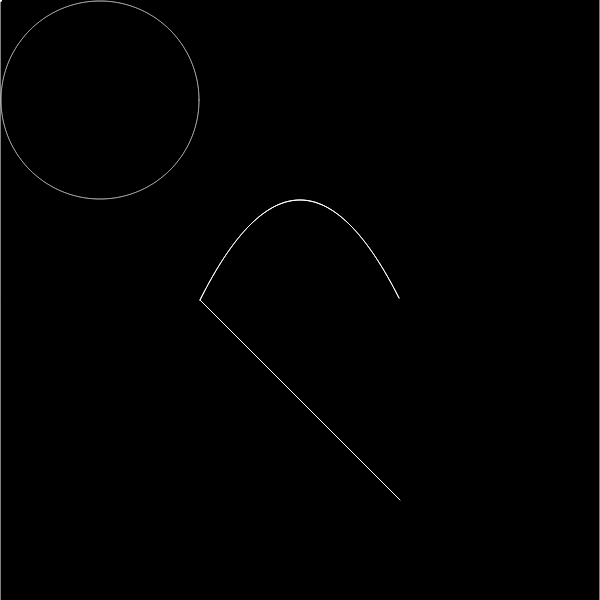
Frame 1 (no input)
Frame 60 (no input): identical to frame 1, image omitted
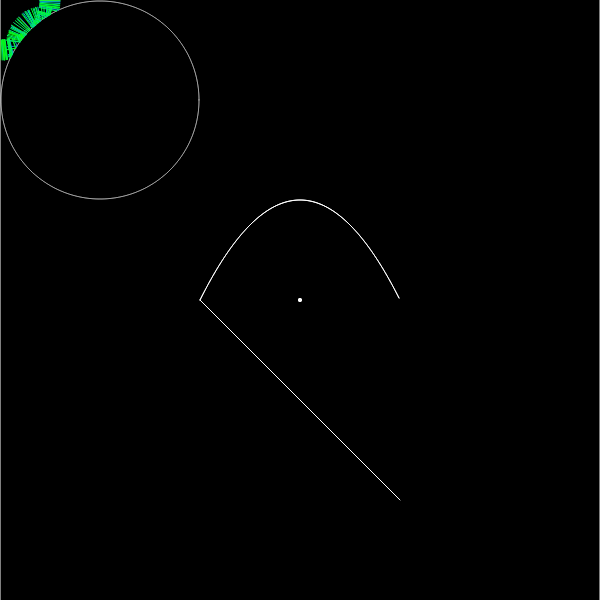
Frame 120 (the mouse pressed at the canvas centre since frame 60)

The p5.js sketch that drew these frames (run headless with seeded random() and noise() and a simulated clock; from frame 60 on, the mouse is pressed at the canvas centre):

// p5.js sketch
// ── sketch.js

var light = [];
var particle;
//var scl = 20;
//var wall = [];
var wall = new Container();
var i = 0;
var food;
var shape;
var dots = [];
var photon_limit = 2000;
var q = [];

function setup() {
  createCanvas(600, 600);
  /*wall = [new Boundary(100,200,400,500), new Boundary(300,200,500,500), new Boundary(300,200,400,500)];
  for(let i=0; i< 3; i++) {
    wall.push(new Boundary(random(600),random(600),random(600),random(600)));
  }*/

  //wall.push(new Boundary(0,0,600,0));
  wall.push(new Boundary(600,0,600,600));
  //wall.push(new Boundary(600,600,0,600));
  wall.push(new Boundary(0,600,0,0));
  
  //Erases photons going outside viewer
  let no_mirror = {'mirror':false}
  wall.push(new Boundary(-10,-10,610,-10,no_mirror));
  wall.push(new Boundary(610,-10,610,610,no_mirror));
  wall.push(new Boundary(610,610,-10,610,no_mirror));
  wall.push(new Boundary(-10,610,-10,-10,no_mirror));


  particle = new Particle();
  shape = new Polynomial(.01,0,0,0,width/2,height/2 -100,-100,100);
  wall.push(shape);
  wall.push(new Boundary(200,300,400,500));
  
  //wall.push(new Boundary(100,200,400,500));
  wall.push(new Circle(100,100,99,true));
}


let xxi = 10000;
function draw() {
  background(0);
  wall.show();
  /*for(w of wall) {
    w.show();
  }*/
  shape.show();
  particle.updatePos(mouseX,mouseY);
  particle.show();
  var  d;
  for(d of dots) {
    d.show();
  }
  while(dots.length > 200) {
    dots.shift();
  }
  
  /*let fun = distanceToLine(particle.pos, vect2d(100,200),vect2d(300,300));
  fill(255);
  ellipse(fun.x,fun.y,6,6);
  if(xxi > 99) {
    console.log(fun.dist);
  }*/

  //let fun_dir = {x:1,y:1};
  //let fun = mirrorReflect(fun_dir,{x: particle.pos.x - 300,y: particle.pos.y - 300});
  //line(300,300, particle.pos.x,particle.pos.y);
  //line(300,300, fun.x*30 + 300,fun.y*30 + 300);
  //line(300,300, fun_dir.x*30 + 300,fun_dir.y*30 + 300);
  //particle.castDot(wall);
  //ellipse(100,i++,8,8);
  
  
  /*itime ++;
  if( itime > LARGEST_TIME_UNIT) { 
    itime=0;
  }*/
  time_step();

  const angle = random(3600)/10;
  /*var g = new Ray(particle.pos, angle);
  const p = g.totalCast(wall);
  */let new_dir = p5.Vector.fromAngle(radians(angle));/*
  if(p) {
    if(xxi++ > 100) {
      xxi = 0;
      q.push([particle.pos,new_dir,wall]);
      //light.push(new Photon(particle.pos,new_dir,wall, 1));
  }}*/
  if(xxi++ > 100) {
    xxi = 0;
    q.push([particle.pos,new_dir,wall]);
  }
  for(l of light) {
    if(l.show() && l.iteration <= 10/*random() > .12*/) {
      /*let new_photon = l.reflection();
      if( new_photon) {
        light.push(new_photon);
      }*/
      const check_var = l.reflectionArr();
      if(check_var.length > 0) {
        q.push(check_var);
      }
      
    }
  }
  let ph;
  for( ph of light) {
    if(q.length == 0) {
      break;
    }
    if(ph.impacted) {
      if( q[0][0] == null) {
        q.shift();
        continue;
      }
      ph.reset(...q.shift());
    }
  }
  while(light.length < photon_limit) {
    if(q.length == 0) {
      break;
    }
    if( q[0][0] == null) {
      q.shift();
      continue;
    }
    light.push(new Photon(...q.shift()));
  }
  /*
  if(light.length > 0) {
    while( light[0].impacted){
      light.shift();
      if(light.length == 0) {
        break;
      }
    }
    while( light.length > 3550) {
      light.shift();
    }
  }*/

}

function mousePressed() {
  let new_pos = vect2d(particle.pos.x, particle.pos.y);
  for(let i = 0; i< 999; i++) {
    const angle = random(36000)/100;
    //var g = new Ray(particle.pos, angle);
    //const p = g.totalCast(wall);
    const p = 1;
    let new_dir = p5.Vector.fromAngle(radians(angle));
    if(p) {
      if(xxi++ > 1) {
        xxi = 0;
        q.push([new_pos,new_dir,wall, 1, itime]);
        //light.push(new Photon(particle.pos,new_dir,wall, 1));
      }
    }
  }
  q.push([new_pos,vect2d(0,1),wall, 1, itime]);
  q.push([new_pos,vect2d(0,-1),wall, 1, itime]);
  q.push([new_pos,vect2d(1,0),wall, 1, itime]);
  q.push([new_pos,vect2d(-1,0),wall, 1, itime]);
  /*
  light.push(new Photon(particle.pos,vect2d(0,1),wall, 1));
  light.push(new Photon(particle.pos,vect2d(0,-1),wall, 1));
  light.push(new Photon(particle.pos,vect2d(1,0),wall, 1));
  light.push(new Photon(particle.pos,vect2d(-1,0),wall, 1));
  */
}

// ── light.js
var MAX_POSS_DISTANCE = 1300;

class Particle {
    constructor() {
        this.pos = createVector(width / 2 , height / 2);
        this.rays = [];
        for(let i=0; i < 360; i += 5) {
            //this.rays.push(new Ray(this.pos.x, this.pos.y, i * 3.1415926535 / 180));
            this.rays.push(new Ray(this.pos, i * 3.1415926535 / 180));
        }
    }

    show() {
        fill(255);
        ellipse(this.pos.x,this.pos.y,3,3);
        for(let ray of this.rays) {
            ray.show();
        }
    }

    updatePos(x,y) {
        this.pos.x = x;
        this.pos.y = y;
    }

    castDot(walls) {
        for(let ray of this.rays) {
            //let pt = ray.cast(walls[0]);
            const pt = ray.totalCast(walls);
            if(pt) {
                fill(255);
                ellipse(pt.x,pt.y,4,4);
                line(pt.x,pt.y,this.pos.x,this.pos.y);
            }
        }
    }
}

class Ray {
    constructor(pos, angle ) {
        this.pos = pos;//createVector(x1,y1);
        this.dir = p5.Vector.fromAngle(angle);
    }

    lookAt(x,y) {
        this.dir.x = x - this.pos.x;
        this.dir.y = y - this.pos.y;
        this.dir.normalize();
    }

    show() {
        push();
        stroke(255);
        translate(this.pos.x,this.pos.y);
        line(0,0,this.dir.x,this.dir.y);
        pop();
    }

    totalCast(walls) {
        if( Array.isArray(walls)) {
            let min_distance = Infinity;
            let closest_pt = null;
            for( let w of walls) {
                const pt = this.cast(w);
                if(pt) {
                    const sum_squares = pow((pt.x - this.pos.x), 2) + pow((pt.y - this.pos.y), 2);
                    //console.log(sum_squares);
                    //min_distance = min(min_distance, sum_squares);
                    if( sum_squares < min_distance) {
                        closest_pt = pt;
                        min_distance = sum_squares;
                    }
                }
            }
            return closest_pt;
        } else {
            return this.cast(walls);
        }
    }

    cast(wall) {
        const x1 = wall.a.x;
        const y1 = wall.a.y;
        const x2 = wall.b.x;
        const y2 = wall.b.y;
        const x3 = this.pos.x;
        const y3 = this.pos.y;
        const x4 = this.pos.x + this.dir.x;
        const y4 = this.pos.y + this.dir.y;
        
        
        const den = (x1-x2)*(y3-y4) - (y1-y2)*(x3-x4);
        if(den == 0) {
            return;
        }
        const t = ((x1-x3)*(y3-y4) - (y1-y3)*(x3-x4)) / den;
        const u = -((x1-x2)*(y1-y3) - (y1-y2)*(x1-x3)) / den;

        if (t > 0 && t < 1 && u > 0) {
            const pt = createVector();
            pt.x = x1 + t * (x2 - x1);
            pt.y = y1 + t * (y2 - y1);
            return pt;
        } else {
            return
        }

    }
}

function vect2d(x,y) {
    /*this.x = x;
    this.y = y;*/
    return {'x': x, 'y': y};
}

class Boundary {
    constructor(x1,y1,x2,y2, material) {
        this.a = vect2d(x1,y1);
        this.b = vect2d(x2,y2);
        this.material = material;
        this.mirror = material == null ? true : material.mirror;
    }


    direction() {
        if(this.mirror == false) {
            return null;
        }
        let direction = vect2d(0,0);
        direction.x = this.a.x - this.b.x;
        direction.y = this.a.y - this.b.y;
        return direction;
    }

    show() {
        stroke(255);
        line(this.a.x,this.a.y,this.b.x,this.b.y);
    }
    
    cast(pos,dir) {
        const x1 = this.a.x;
        const y1 = this.a.y;
        const x2 = this.b.x;
        const y2 = this.b.y;
        const x3 = pos.x;
        const y3 = pos.y;
        const x4 = pos.x + dir.x;
        const y4 = pos.y + dir.y;
        
        
        const den = (x1-x2)*(y3-y4) - (y1-y2)*(x3-x4);
        if(den == 0) {
            return;
        }
        const t = ((x1-x3)*(y3-y4) - (y1-y3)*(x3-x4)) / den;
        const u = -((x1-x2)*(y1-y3) - (y1-y2)*(x1-x3)) / den;

        if (t > 0 && t < 1 && u > 0) {
            //return u;
            //let col_pt = vect2d( pos.x + dir.x * u, pos.y + dir.y * u);
            
            return {'dist': u, 'reflect': this.direction()}
            //return {'dist': dist, 'pt': pt, 'reflect': reflectVector(x,y)}
            //{'dist': u, 'reflectVector': this.reflectVector()}
        } else {
            return;
        }

    }

}

function distSquared(x1,y1,x2,y2) {
    return pow(x1-x2,2) + pow(y1-y2,2);
}

class Dot {
    constructor(x,y,r) {
        this.x = x;
        this.y = y;
        this.r = r;
    }

    show() {
        fill(255);
        ellipse(this.x,this.y,this.r,this.r);
    }
}

class Polynomial {
    constructor(a,b,c, rotation, x,y, start,stop,mirror) {
        this.a = a;
        this.b = b - 2*a*x;//b;
        this.c = a*x*x - b*x + y + c//c;
        this.rotation = rotation;
        this.pos = {'x': x, 'y': y};
        this.start = start + x;
        this.stop = stop + x;
        this.length = stop - start;
        this.mirror = mirror == null ? true : mirror;
    }

    reflectVector(x,y) {
        if(this.mirror == false) {
            return null;
        }
        const m = this.a * 2 * x + this.b;
        return vect2d(1,m); //{'x': 1, 'y': m};
    }

    roots(pos, dir) {
        if(dir.x == 0) {
            return [pos.x];
        }
        const m = dir.y / dir.x;
        const b_intercept = pos.y - m * pos.x;
        const a = this.a;
        const b = this.b - m;
        const c = this.c - b_intercept;
        let inner = pow(b,2) - 4 * a * c;
        if(inner < 0) {
            return [null];
        }
        inner = pow(inner, 0.5);
        const x1 = (inner - b) / (2*a);
        const x2 = (-inner - b) / (2*a);
        let tem = [];
        tem.push(x1);
        tem.push(x2);
        /*if(! Array.isArray(tem)) {
            console.log([pos,dir]);
            //temp = [temp];
        }*/
        return tem;
        //return [x1, x2];
    }
    
    cast(pos, dir) {
        //Return distance as well as a pretend wall for this point
        
        let min_distance = Infinity;
        let pt = {'x': null, 'y': null};
        //let temp = this.roots(pos,dir);
        
        var x;
        for( x of this.roots(pos,dir)/*[x1,x2]*/) {
            if(this.start > x || this.stop < x) {
                continue;
            }
            let y = this.polyFun(x);
            let new_dist = distSquared(x,y,pos.x,pos.y);
            if(new_dist < min_distance && (x - pos.x) * dir.x >= 0 && (y - pos.y) * dir.y >= 0) {
                min_distance = new_dist;
                pt.x = x;
                pt.y = y;
            } 
        }
        //console.log(min_distance, pt);
        if(min_distance == Infinity) {
            return;
        }
        //dots.push(new Dot(pt.x,pt.y,5));
        const dist = pow(min_distance, 0.5);
        return {'dist': dist, 'reflect': this.reflectVector(pt.x,pt.y)};
    }

    polyFun(v) {
        return this.a * pow(v, 2) + this.b * (v) + this.c;
    }

    show() {
        stroke(255);
        noFill();
        beginShape();
        for(let i=0;i<this.length; i++){
            let x0 = i + this.start;
            let y0 = this.polyFun(x0);
            vertex(x0,y0);
        }
        endShape();
    }
}

function closestPtLine(pt, pos,dir) {
    if(dir.x == 0) {
        return vect2d(pos.x,pt.y);
    }
    if(dir.y == 0) {
        return vect2d(pt.x,pos.y);
    }
}

function distanceToLine(pt,pos,dir) {
    const x1 = pt.x;
    const y1 = pt.y;
    const x2 = pt.x - dir.y;
    const y2 = pt.y + dir.x;
    const x3 = pos.x;
    const y3 = pos.y;
    const x4 = pos.x + dir.x;
    const y4 = pos.y + dir.y;
    
    const den = (x1-x2)*(y3-y4) - (y1-y2)*(x3-x4);
    if(den == 0) {
        return;
    }
    const t = ((x1-x3)*(y3-y4) - (y1-y3)*(x3-x4)) / den;
    const u = -((x1-x2)*(y1-y3) - (y1-y2)*(x1-x3)) / den;
    return {'dist': t, 'x': pt.x - t * dir.y, 'y': pt.y + t * dir.x, 'from_pt': u};
}


class Circle {
    constructor(x,y,r,mirror) {
        this.x=x;
        this.y=y;
        this.r=r;
        this.r2 = r*r;
        this.pt = vect2d(x,y);
        this.mirror=mirror == null ? true : mirror;
        this.wall; 
    }

    reflectVector(x,y) {
        if(this.mirror == false) {
            return null;
        }
        return vect2d(2 * (y - this.y),(-2) * (x - this.x)); //{'x': 1, 'y': m};
    }

    roots(pos, dir) {
        let calc = distanceToLine(this.pt,pos,dir);
        if(calc.dist > this.r) {
            return;
        }
        const side_length = pow(this.r2 - pow(calc.dist,2),0.5);
        let total_legth = null;
        let value = calc.from_pt - side_length;
        if(value >= 0) {
             return value;
        }
        value = calc.from_pt + side_length;
        if(value >= 0) {
             return value;
        }
        return;
    }

    cast(pos, dir) {
        let dist = this.roots(pos, dir);
        if(dist == null){
            return;
        }
        let x = pos.x + dir.x * dist;
        let y = pos.y + dir.y * dist;
        //dots.push(new Dot(pt.x,pt.y,5));
        return {'dist': dist, 'reflect': this.reflectVector(x,y)};
    }

    show() {
        stroke(255);
        noFill();
        beginShape();
        for(let i=0; i<= 6.283; i += .001) {
            let r = this.r;
            let x = cos(i)*r;
            let y = sin(i) * r;
            vertex(x + this.x,y + this.y);
        }
        endShape();
    }
}


class Container {
    constructor(x,y,rotation,scale) {
        this.x=x;
        this.y=y;
        this.rotation=rotation;
        this.scale = scale;
        this.items = [];
        this.matrix;
    }

    push(item) {
        this.items.push(item);
    }

    cast(pos, dir) {
        let item;
        let min_distance = Infinity;
        let calc_pt;
        for(item of this.items) {
            let pt_calc = item.cast(pos,dir);
            if(pt_calc) {
                const dist = pt_calc.dist;
                if( dist < min_distance) {
                    min_distance = dist;
                    calc_pt = pt_calc;
                }
            }
        }
        if(min_distance == Infinity) {
            //Fail distance
            return {'dist':MAX_POSS_DISTANCE, 'reflect': null};
        }
        return {'dist': min_distance, 'reflect': calc_pt.reflect};
        
    }

    show() {
        let item;
        for(item of this.items) {
            item.show(this.matrix);
        }
    }
}
// ── photon.js
var scl = 1;
var LARGEST_TIME_UNIT = 1000000;
var itime = 0;

function time_step() {
    itime ++;
    if(itime > LARGEST_TIME_UNIT) {
        itime = 0;
    }
}

function mirrorReflect(dir, mirror_dir) {
    let new_dir = createVector();
    //console.log(dir);
    if( mirror_dir.x == 0) {
        new_dir.x = -dir.x;
        new_dir.y = dir.y;
        return new_dir;
    }
    const m_mirror = mirror_dir.y / mirror_dir.x;
    //console.log(m_mirror);
    const x0 = dir.x;
    const y0 = dir.y;
    const m2 = pow(m_mirror,2);
    const x_f = ((1-m2) * x0 + 2 * m_mirror * y0) / (m2 + 1);
    const y_f = (-(1-m2) * y0 + 2 * m_mirror * x0) / (m2 + 1);
    new_dir.x = x_f;
    new_dir.y = y_f;
    //console.log(new_dir);
    return new_dir;
}
var freq = 450;


class Photon {
    constructor(pos, angle, wall, iteration, time_set, freq_s) {
        this.reset(pos, angle, wall, iteration, time_set, freq_s);
    }
    
    reset(pos, angle, wall, iteration, time_set, freq_s) {
        freq = freq + 0.3;
        if (freq > 700) {
            freq = 450;
        }
        /*this.pos = createVector();
        this.pos.x = pos.x;
        this.pos.y = pos.y;*/
        this.pos = {'x': pos.x, 'y': pos.y};
        this.dir = angle;
        this.iteration = iteration ? iteration : 1;
        this.origin_pt = this.pos;
        this.dist_travel = this.castEnviron(wall);
        this.collision_pt = this.findPt(pos,this.dist_travel - 0.000001);
        this.refraction_pt = this.findPt(pos,this.dist_travel + 0.000001);
        //dots.push(new Dot(this.collision_pt.x,this.collision_pt.y,5));
        this.freqs;
        this.freq = freq_s ? freq_s : freq;
        this.length = 20;
        this.color = colorFreq(this.freq);//color(random()*55+200,66,66);
        //this.time_i = 0;
        this.time_paused = time_set ? time_set: itime;
        this.time_i = itime - this.time_paused;
        if(this.time_i < 0) {
            this.time_i = this.time_i + LARGEST_TIME_UNIT;
        }
        /*if(this.time_i > 0) {
            console.log(this.time_i);
        }*/
        this.impact_material;
        this.impact_angle;
        //this.wall; // Calculated below
        this.walls_environment = wall;
        this.impacted = false;
        this.tip = true;
        this.impact_reflection;

    }

    updatePos() {
        this.time_i++;
    }

    reflectionArr() {
        /*if(this.wall) {
            /*if(this.wall.hasOwnProperty('material')){
                if(this.wall.material.mirror == false){
                    console.log('no mirror');
                    return [];
                }
            }
            
        } else {
            //console.log('missing wall error caught');
            return [];
        }*/
        /*if(this.wall == null) {
            console.log('missing wall error caught');
            return [];
        }*/
        /*if(this.wall.material == null){
            console.log('no material');
            return [];
        }*/
        /*if(this.wall.mirror == false) {
            //console.log('no mirror');
            return [];
        }*/
        if(this.impact_reflection == null) {
            return [];
        }
        let new_direction = mirrorReflect(l.dir, this.impact_reflection);//*l.wall.direction()*/);
        return [this.collision_pt,new_direction,this.walls_environment, this.iteration + 1, itime,this.freq];
    }

    reflection() {
        /*if(this.impact_reflection == null) {
            return;
        }
        let new_direction = mirrorReflect(l.dir, this.impact_reflection););
        let x = new Photon(this.collision_pt,new_direction,this.walls_environment);
        */
        let param = this.reflectionArr();
        if(param.length == 0) {
            return;
        }
        let x= new Photon(...param);
        x.iteration = this.iteration + 1;
        x.color = this.color;
        return x;
    }

    show() {
        if(! this.impacted) {
            this.time_i++;
            const scl_time = this.time_i * scl;
            const dist = min(scl_time, this.dist_travel);
            const x = this.pos.x + this.dir.x * dist;
            const y = this.pos.y + this.dir.y * dist;
            const photon_length = min(scl_time, this.length);
            //const dist_end = min(scl_time - photon_length, this.dist_travel);
            const dist_end = scl_time - photon_length;
            if( dist_end > this.dist_travel) {
                this.impacted = true;
                //this.impactResult();
                //return true;
            }
            if( dist >= this.dist_travel && this.tip) {
                this.tip = false;
                return true;
            }
            const x_end = this.pos.x + this.dir.x * ( dist_end);
            const y_end = this.pos.y + this.dir.y * ( dist_end);
            stroke(this.color);
            line(x_end,y_end,x,y);
        }
    }

    impactResult() {
        if (random() > .9) {
            let new_direction = mirrorReflect(this.dir, this.wall.direction());
            light.push(new Photon(this.collision_pt,new_direction,this.walls_environment)); // photons need a death signal. too small of energy
        }
    }

    
    findPt(pos,dist) {
        const pt = {'x': null, 'y': null};
        pt.x = pos.x + this.dir.x * dist;
        pt.y = pos.y + this.dir.y * dist;
        return pt;
    }

    castEnviron(walls) {
        let calc = walls.cast(this.pos,this.dir);
        this.impact_reflection = calc.reflect;
        return calc.dist;
        if( Array.isArray(walls)) {
            let min_distance = Infinity;
            let impact_wall;
            let calc_pt;
            for( let w of walls) {
                let pt_calc = w.cast(this.pos,this.dir); 
                if(pt_calc) {
                    const dist = pt_calc.dist;
                    if( dist < min_distance) {
                        min_distance = dist;
                        impact_wall = w;
                        calc_pt = pt_calc;
                    }
                }
            }
            if(min_distance == Infinity) {
                //Fail distance
                return 1300;
            }
            this.wall = impact_wall;
            this.impact_reflection = calc_pt.reflect;
            return min_distance;
        } else {
            this.wall = walls;
            return walls.cast(this.pos,this.dir);
        }
    }
}

function   colorFreq(l) {
        let t;
        let r=0.0; 
        let g=0.0; 
        let b=0.0;
        if ((l>=400.0)&&(l<410.0)) { 
            t=(l-400.0)/(410.0-400.0); 
            r= +(0.33*t)-(0.20*t*t); }
        else if ((l>=410.0)&&(l<475.0)) { 
            t=(l-410.0)/(475.0-410.0); 
            r=0.14 -(0.13*t*t); }
        else if ((l>=545.0)&&(l<595.0)) { 
            t=(l-545.0)/(595.0-545.0); 
            r=+(1.98*t)-(t*t); }
        else if ((l>=595.0)&&(l<650.0)) { 
            t=(l-595.0)/(650.0-595.0); 
            r=0.98+(0.06*t)-(0.40*t*t); }
        else if ((l>=650.0)&&(l<700.0)) { 
            t=(l-650.0)/(700.0-650.0); 
            r=0.65-(0.84*t)+(0.20*t*t); }
        
        if ((l>=415.0)&&(l<475.0)) { 
            t=(l-415.0)/(475.0-415.0); 
            g= +(0.80*t*t); }
        else if ((l>=475.0)&&(l<590.0)) { 
            t=(l-475.0)/(590.0-475.0); 
            g=0.8 +(0.76*t)-(0.80*t*t); }
        else if ((l>=585.0)&&(l<639.0)) { 
            t=(l-585.0)/(639.0-585.0); 
            g=0.84-(0.84*t); }
                
        if ((l>=400.0)&&(l<475.0)) {
            t=(l-400.0)/(475.0-400.0); 
            b=    +(2.20*t)-(1.50*t*t); }
        else if ((l>=475.0)&&(l<560.0)) {
            t=(l-475.0)/(560.0-475.0); 
            b=0.7 -(t)+(0.30*t*t); }
        //console.log({'r':r,'g':g,'b':b});
        return color(255*r,255*g,255*b);
         
    }
